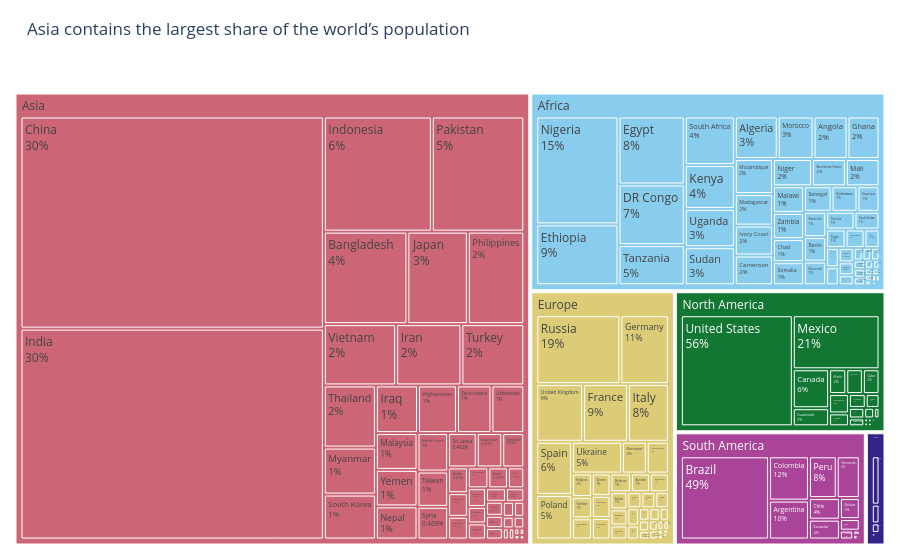

The notebook cell saved with this chart:
### Markdown cell above
**Chart choice & justification:** *Which chart did you choose, and why? Justify design choices.

*YOUR ANSWER HERE*

A treemap is ideal for hierarchical part-to-whole data. It shows the contribution of each continent and the countries within it using nested rectangles, with rectangle size proportional to population.

### Code cell
# Q6 — World population distribution in 2022

world_total = df['2022 Population'].sum()

print("Total world population:",
      f"{world_total / 1e9:.2f} billion")

# Calculate continent population shares
continent_totals = (
    df.groupby('Continent')['2022 Population']
    .sum()
    .sort_values(ascending=False)
)

print("\nPopulation share by continent:")
print((continent_totals / world_total * 100).round(1))

fig = px.treemap(
    df,
    path=['Continent', 'Country'],
    values='2022 Population',
    color='Continent',
    color_discrete_sequence=px.colors.qualitative.Safe,
    hover_name='Country',
    hover_data={
        '2022 Population': ':,'
    },
    title='Asia contains the largest share of the world’s population',
    labels={
        '2022 Population': 'Population in 2022'
    }
)

fig.update_traces(
    textinfo='label+percent parent',
    textfont=dict(size=12),
    marker=dict(line=dict(width=1, color='white'))
)

fig.update_layout(
    template='plotly_white',
    title_x=0.03,
    margin=dict(t=70, l=10, r=10, b=10)
)

fig.show()

### Figure 1 — Plotly figure (JSON) as saved in the notebook; plotly's stock layout.template omitted (floating-point values rounded to 4 significant figures; data arrays with more than 128 entries replaced by an {"elided": "..."} marker saying what was removed)
{"data": [{"branchvalues": "total", "customdata": {"elided": "240x2 mixed values"}, "domain": {"x": [0, 1], "y": [0, 1]}, "hovertemplate": "<b>%{hovertext}</b><br><br>labels=%{label}<br>Population in 2022=%{customdata[0]:,}<br>parent=%{parent}<br>id=%{id}<br>Continent=%{customdata[1]}<extra></extra>", "hovertext": {"elided": "240 str values"}, "ids": {"elided": "240 str values"}, "labels": {"elided": "240 str values"}, "marker": {"colors": {"elided": "240 str values"}, "line": {"color": "white", "width": 1}}, "name": "", "parents": {"elided": "240 str values"}, "textfont": {"size": 12}, "textinfo": "label+percent parent", "type": "treemap", "values": {"elided": "240 float values"}}], "layout": {"legend": {"tracegroupgap": 0}, "margin": {"b": 10, "l": 10, "r": 10, "t": 70}, "title": {"text": "Asia contains the largest share of the world’s population", "x": 0.03}, "treemapcolorway": ["rgb(136, 204, 238)", "rgb(204, 102, 119)", "rgb(221, 204, 119)", "rgb(17, 119, 51)", "rgb(51, 34, 136)", "rgb(170, 68, 153)", "rgb(68, 170, 153)", "rgb(153, 153, 51)", "rgb(136, 34, 85)", "rgb(102, 17, 0)", "rgb(136, 136, 136)"]}}
